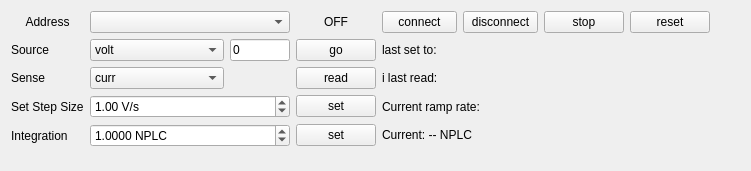
<?xml version="1.0" encoding="UTF-8"?>
<ui version="4.0">
 <class>nidaq</class>
 <widget class="QWidget" name="nidaq">
  <property name="geometry">
   <rect>
    <x>0</x>
    <y>0</y>
    <width>751</width>
    <height>171</height>
   </rect>
  </property>
  <property name="windowTitle">
   <string>Form</string>
  </property>
  <layout class="QVBoxLayout" name="verticalLayout">
   <item>
    <layout class="QGridLayout" name="gridLayout">
     <item row="0" column="3">
      <widget class="QLabel" name="label_on_off">
       <property name="minimumSize">
        <size>
         <width>50</width>
         <height>0</height>
        </size>
       </property>
       <property name="text">
        <string>OFF</string>
       </property>
       <property name="alignment">
        <set>Qt::AlignCenter</set>
       </property>
      </widget>
     </item>
     <item row="1" column="1">
      <widget class="QComboBox" name="sour_func_cb">
       <item>
        <property name="text">
         <string>volt</string>
        </property>
       </item>
       <item>
        <property name="text">
         <string>curr</string>
        </property>
       </item>
      </widget>
     </item>
     <item row="0" column="6">
      <widget class="QPushButton" name="stop_btn">
       <property name="text">
        <string>stop</string>
       </property>
      </widget>
     </item>
     <item row="2" column="0">
      <widget class="QLabel" name="label_3">
       <property name="sizePolicy">
        <sizepolicy hsizetype="Preferred" vsizetype="Minimum">
         <horstretch>0</horstretch>
         <verstretch>0</verstretch>
        </sizepolicy>
       </property>
       <property name="minimumSize">
        <size>
         <width>47</width>
         <height>0</height>
        </size>
       </property>
       <property name="text">
        <string>Sense</string>
       </property>
      </widget>
     </item>
     <item row="3" column="3">
      <widget class="QPushButton" name="ramp_rate_pb">
       <property name="text">
        <string>set</string>
       </property>
      </widget>
     </item>
     <item row="3" column="0">
      <widget class="QLabel" name="label_4">
       <property name="text">
        <string>Set Step Size</string>
       </property>
      </widget>
     </item>
     <item row="2" column="1">
      <widget class="QComboBox" name="sens_func_cb">
       <property name="currentText">
        <string>curr</string>
       </property>
       <property name="currentIndex">
        <number>1</number>
       </property>
       <item>
        <property name="text">
         <string>volt</string>
        </property>
       </item>
       <item>
        <property name="text">
         <string>curr</string>
        </property>
       </item>
      </widget>
     </item>
     <item row="1" column="0">
      <widget class="QLabel" name="label_2">
       <property name="sizePolicy">
        <sizepolicy hsizetype="Preferred" vsizetype="Minimum">
         <horstretch>0</horstretch>
         <verstretch>0</verstretch>
        </sizepolicy>
       </property>
       <property name="minimumSize">
        <size>
         <width>47</width>
         <height>0</height>
        </size>
       </property>
       <property name="text">
        <string>Source</string>
       </property>
      </widget>
     </item>
     <item row="0" column="4">
      <widget class="QPushButton" name="connect_btn">
       <property name="minimumSize">
        <size>
         <width>75</width>
         <height>0</height>
        </size>
       </property>
       <property name="maximumSize">
        <size>
         <width>75</width>
         <height>16777215</height>
        </size>
       </property>
       <property name="text">
        <string>connect</string>
       </property>
      </widget>
     </item>
     <item row="0" column="5">
      <widget class="QPushButton" name="disconnect_btn">
       <property name="minimumSize">
        <size>
         <width>75</width>
         <height>0</height>
        </size>
       </property>
       <property name="maximumSize">
        <size>
         <width>75</width>
         <height>16777215</height>
        </size>
       </property>
       <property name="text">
        <string>disconnect</string>
       </property>
      </widget>
     </item>
     <item row="0" column="7">
      <widget class="QPushButton" name="reset_btn">
       <property name="text">
        <string>reset</string>
       </property>
      </widget>
     </item>
     <item row="0" column="8">
      <spacer name="horizontalSpacer">
       <property name="orientation">
        <enum>Qt::Horizontal</enum>
       </property>
       <property name="sizeType">
        <enum>QSizePolicy::MinimumExpanding</enum>
       </property>
       <property name="sizeHint" stdset="0">
        <size>
         <width>13</width>
         <height>20</height>
        </size>
       </property>
      </spacer>
     </item>
     <item row="5" column="0">
      <spacer name="verticalSpacer">
       <property name="orientation">
        <enum>Qt::Vertical</enum>
       </property>
       <property name="sizeHint" stdset="0">
        <size>
         <width>20</width>
         <height>13</height>
        </size>
       </property>
      </spacer>
     </item>
     <item row="0" column="0">
      <widget class="QLabel" name="label">
       <property name="sizePolicy">
        <sizepolicy hsizetype="Preferred" vsizetype="Minimum">
         <horstretch>0</horstretch>
         <verstretch>0</verstretch>
        </sizepolicy>
       </property>
       <property name="minimumSize">
        <size>
         <width>47</width>
         <height>0</height>
        </size>
       </property>
       <property name="maximumSize">
        <size>
         <width>100</width>
         <height>16777215</height>
        </size>
       </property>
       <property name="text">
        <string>Address</string>
       </property>
       <property name="alignment">
        <set>Qt::AlignCenter</set>
       </property>
      </widget>
     </item>
     <item row="1" column="3">
      <widget class="QPushButton" name="go_btn">
       <property name="sizePolicy">
        <sizepolicy hsizetype="Minimum" vsizetype="Minimum">
         <horstretch>0</horstretch>
         <verstretch>0</verstretch>
        </sizepolicy>
       </property>
       <property name="text">
        <string>go</string>
       </property>
      </widget>
     </item>
     <item row="2" column="3">
      <widget class="QPushButton" name="read_btn">
       <property name="sizePolicy">
        <sizepolicy hsizetype="Minimum" vsizetype="Minimum">
         <horstretch>0</horstretch>
         <verstretch>0</verstretch>
        </sizepolicy>
       </property>
       <property name="text">
        <string>read</string>
       </property>
      </widget>
     </item>
     <item row="1" column="2">
      <widget class="QLineEdit" name="next_pos_le">
       <property name="minimumSize">
        <size>
         <width>60</width>
         <height>0</height>
        </size>
       </property>
       <property name="maximumSize">
        <size>
         <width>60</width>
         <height>16777215</height>
        </size>
       </property>
       <property name="text">
        <string>0</string>
       </property>
      </widget>
     </item>
     <item row="1" column="4" colspan="4">
      <widget class="QLabel" name="sour_label">
       <property name="sizePolicy">
        <sizepolicy hsizetype="Preferred" vsizetype="Minimum">
         <horstretch>0</horstretch>
         <verstretch>0</verstretch>
        </sizepolicy>
       </property>
       <property name="minimumSize">
        <size>
         <width>150</width>
         <height>0</height>
        </size>
       </property>
       <property name="text">
        <string>last set to:</string>
       </property>
       <property name="textInteractionFlags">
        <set>Qt::LinksAccessibleByKeyboard|Qt::LinksAccessibleByMouse|Qt::TextBrowserInteraction|Qt::TextSelectableByKeyboard|Qt::TextSelectableByMouse</set>
       </property>
      </widget>
     </item>
     <item row="2" column="4" colspan="4">
      <widget class="QLabel" name="sens_label">
       <property name="sizePolicy">
        <sizepolicy hsizetype="Preferred" vsizetype="Minimum">
         <horstretch>0</horstretch>
         <verstretch>0</verstretch>
        </sizepolicy>
       </property>
       <property name="minimumSize">
        <size>
         <width>150</width>
         <height>0</height>
        </size>
       </property>
       <property name="text">
        <string>i last read:</string>
       </property>
       <property name="textInteractionFlags">
        <set>Qt::LinksAccessibleByKeyboard|Qt::LinksAccessibleByMouse|Qt::TextBrowserInteraction|Qt::TextSelectableByKeyboard|Qt::TextSelectableByMouse</set>
       </property>
      </widget>
     </item>
     <item row="3" column="4" colspan="4">
      <widget class="QLabel" name="ramp_rate_label">
       <property name="text">
        <string>Current ramp rate: </string>
       </property>
      </widget>
     </item>
     <item row="0" column="1" colspan="2">
      <widget class="QComboBox" name="address_cb">
       <property name="minimumSize">
        <size>
         <width>200</width>
         <height>0</height>
        </size>
       </property>
      </widget>
     </item>
     <item row="3" column="1" colspan="2">
      <widget class="QDoubleSpinBox" name="ramp_rate">
       <property name="prefix">
        <string/>
       </property>
       <property name="suffix">
        <string> V/s</string>
       </property>
       <property name="singleStep">
        <double>0.500000000000000</double>
       </property>
       <property name="value">
        <double>1.000000000000000</double>
       </property>
      </widget>
     </item>
     <item row="4" column="0">
      <widget class="QLabel" name="nplc_title_label">
       <property name="text">
        <string>Integration</string>
       </property>
      </widget>
     </item>
     <item row="4" column="1" colspan="2">
      <widget class="QDoubleSpinBox" name="nplc_spinBox">
       <property name="decimals">
        <number>4</number>
       </property>
       <property name="minimum">
        <double>0.010000000000000</double>
       </property>
       <property name="maximum">
        <double>10.000000000000000</double>
       </property>
       <property name="singleStep">
        <double>0.100000000000000</double>
       </property>
       <property name="suffix">
        <string> NPLC</string>
       </property>
       <property name="value">
        <double>1.000000000000000</double>
       </property>
      </widget>
     </item>
     <item row="4" column="3">
      <widget class="QPushButton" name="nplc_set_btn">
       <property name="text">
        <string>set</string>
       </property>
      </widget>
     </item>
     <item row="4" column="4" colspan="4">
      <widget class="QLabel" name="nplc_current_label">
       <property name="text">
        <string>Current: -- NPLC</string>
       </property>
       <property name="textInteractionFlags">
        <set>Qt::LinksAccessibleByKeyboard|Qt::LinksAccessibleByMouse|Qt::TextBrowserInteraction|Qt::TextSelectableByKeyboard|Qt::TextSelectableByMouse</set>
       </property>
      </widget>
     </item>
    </layout>
   </item>
  </layout>
 </widget>
 <resources/>
 <connections/>
</ui>
